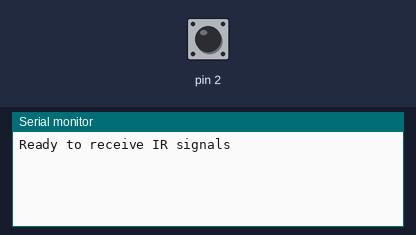
Recording of a sketch running on a simulated Arduino Leonardo, built with avr-gcc and run on an emulated ATmega32U4. Shown: the last lines printed to the serial monitor. The test bench sets the inputs (shaded band); at power-on: pin 2 HIGH.

Above: at 3.2 s.
3.3 s: pin 2 pulled LOW for 0.15 s
At 4.6 s:
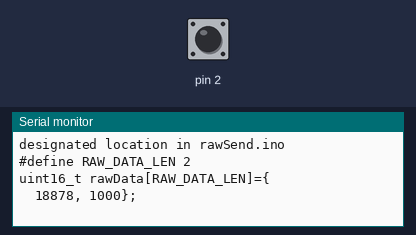
4.9 s: pin 2 pulled LOW for 1 s
At 7.1 s:
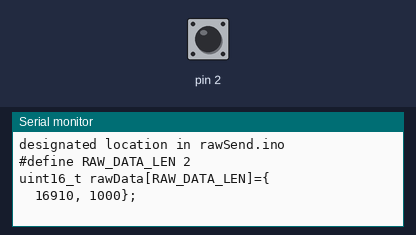
7.4 s: pin 2 pulled LOW for 3.2 s
At 12.0 s:
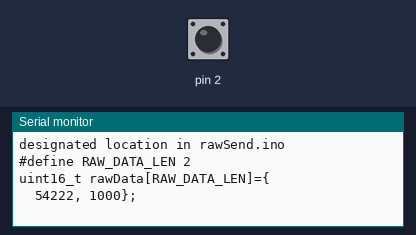

The sketch:

ir_receiver.ino
```cpp
/* rawR&cv.ino Example sketch for IRLib2
 *  Illustrate how to capture raw timing values for an unknow protocol.
 *  You will capture a signal using this sketch. It will output data the
 *  serial monitor that you can cut and paste into the "rawSend.ino"
 *  sketch.
 */
// Recommend only use IRLibRecvPCI or IRLibRecvLoop for best results
#include <IRLibRecvPCI.h>

IRrecvPCI myReceiver(2);//pin number for the receiver

void setup() {
  Serial.begin(9600);
  delay(2000); while (!Serial); //delay for Leonardo
  myReceiver.enableIRIn(); // Start the receiver
  Serial.println(F("Ready to receive IR signals"));
  myReceiver.setFrameTimeout(100000);
}

void loop() {
  //Continue looping until you get a complete signal received
  if (myReceiver.getResults()) {
    Serial.println(F("Do a cut-and-paste of the following lines into the "));
    Serial.println(F("designated location in rawSend.ino"));
    Serial.print(F("\n#define RAW_DATA_LEN "));
    Serial.println(recvGlobal.recvLength,DEC);
    Serial.print(F("uint16_t rawData[RAW_DATA_LEN]={\n\t"));
    for(bufIndex_t i=1;i<recvGlobal.recvLength;i++) {
      Serial.print(recvGlobal.recvBuffer[i],DEC);
      Serial.print(F(", "));
      if( (i % 8)==0) Serial.print(F("\n\t"));
    }
    Serial.println(F("1000};"));//Add arbitrary trailing space
    myReceiver.enableIRIn();      //Restart receiver
  }
}
```

Measured:
- after the input at 3.3 s, the serial monitor: prints a new line after 0.18 s (image 1)
- after the input at 4.9 s, the serial monitor: prints a new line after 1.0 s (image 2)
- after the input at 7.4 s, the serial monitor: prints a new line after 3.2 s (image 3)
